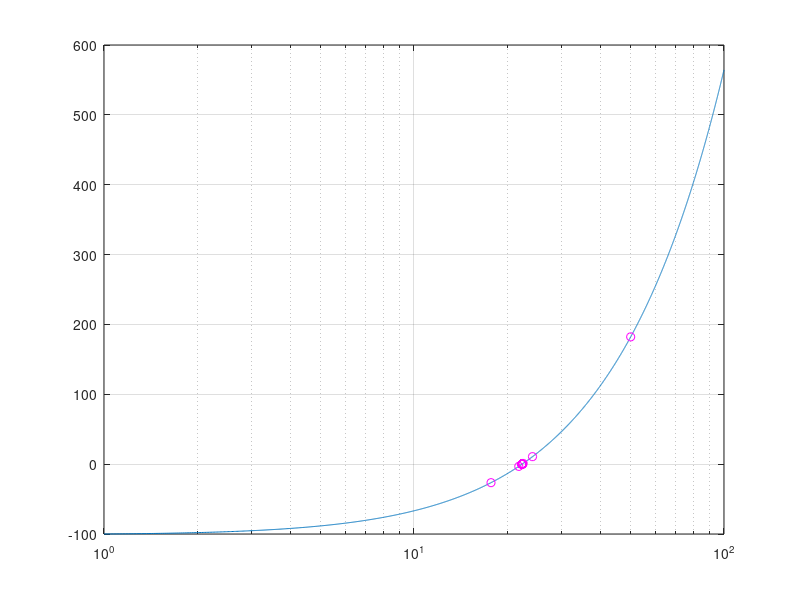

Reproduce this figure in MATLAB.
% MATH2089
% Solve  n*log2(n) = const using fixed point iteration
%  Let f(x) = n*log2(n) - const
% Nee to convert f(x) = 0 into the form g(x) = x

const = 100;

%f = @(x) x.*log(x)/ log(2) - const;
f = @(x) x.*log2(x) - const;
g = @(x) const*log(2)./log(x);

% for plotting 
xplt = linspace(1, const, 4001);
fplt = f(xplt);
semilogx(xplt,fplt,'-');
grid on;

hold on;
% maximal number of iterations
kmax = 34;

% initial guess
xk = 50;

% tolerance
tolx = 10*eps;

k = 1;
converged = 0;
while (k <= kmax & ~converged)
   xnew = g(xk);
   semilogx(xk, f(xk), 'mo')
   if (abs(xnew-xk)< tolx)
      converged = 1;
   end
   xk = xnew;
   k = k + 1
   pause;
end


